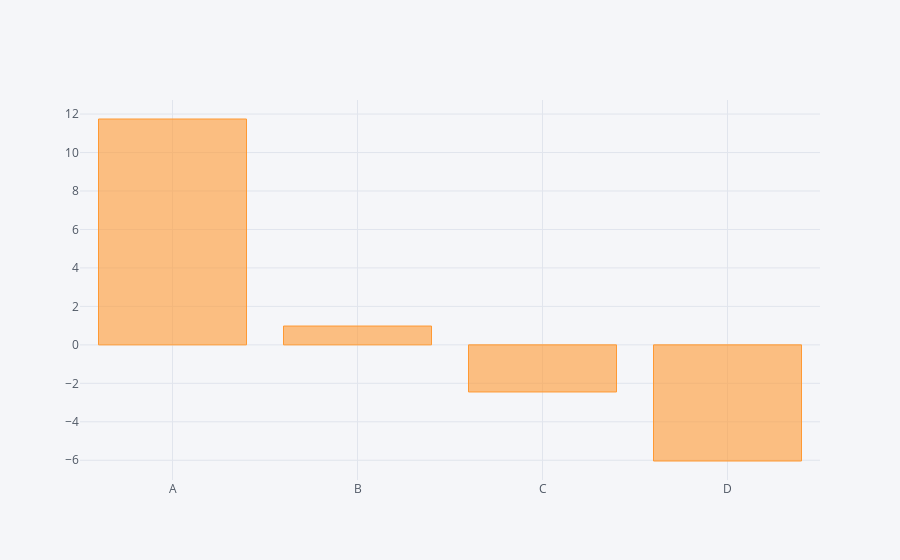

Notebook code for this chart:
### Code cell
configure_plotly_browser_state()
df.sum().iplot(kind='bar')
#df.count().iplot(kind='bar')
#df[['A','C']].mean().iplot(kind='bar')

### Figure 1 — Plotly figure (JSON) as saved in the notebook; plotly's stock layout.template omitted (floating-point values rounded to 4 significant figures)
{"data": [{"name": "None", "orientation": "v", "text": "", "y": [11.74, 0.9788, -2.45, -6.038], "marker": {"color": "rgba(255, 153, 51, 0.6)", "line": {"color": "rgba(255, 153, 51, 1.0)", "width": 1}}, "x": ["A", "B", "C", "D"], "type": "bar", "uid": "201231b9-d96e-4175-8aee-154959528540"}], "layout": {"yaxis": {"tickfont": {"color": "#4D5663"}, "zerolinecolor": "#E1E5ED", "title": {"text": "", "font": {"color": "#4D5663"}}, "gridcolor": "#E1E5ED", "showgrid": true}, "paper_bgcolor": "#F5F6F9", "plot_bgcolor": "#F5F6F9", "title": {"font": {"color": "#4D5663"}}, "xaxis": {"tickfont": {"color": "#4D5663"}, "zerolinecolor": "#E1E5ED", "title": {"text": "", "font": {"color": "#4D5663"}}, "gridcolor": "#E1E5ED", "showgrid": true}, "legend": {"bgcolor": "#F5F6F9", "font": {"color": "#4D5663"}}}}
